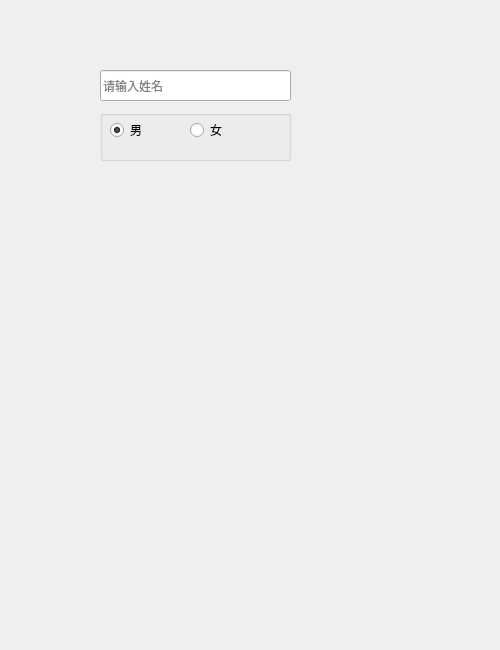
<?xml version="1.0" encoding="UTF-8"?>
<ui version="4.0">
 <class>Dialog</class>
 <widget class="QDialog" name="Dialog">
  <property name="geometry">
   <rect>
    <x>0</x>
    <y>0</y>
    <width>500</width>
    <height>650</height>
   </rect>
  </property>
  <property name="windowTitle">
   <string>学生信息录入与显示</string>
  </property>
  <widget class="QLineEdit" name="m_nameEdit">
   <property name="geometry">
    <rect>
     <x>100</x>
     <y>70</y>
     <width>191</width>
     <height>31</height>
    </rect>
   </property>
   <property name="placeholderText">
    <string>请输入姓名</string>
   </property>
  </widget>
  <widget class="QGroupBox" name="m_genderGroup">
   <property name="geometry">
    <rect>
     <x>100</x>
     <y>110</y>
     <width>191</width>
     <height>51</height>
    </rect>
   </property>
   <property name="title">
    <string/>
   </property>
   <widget class="QRadioButton" name="m_radioMale">
    <property name="geometry">
     <rect>
      <x>10</x>
      <y>10</y>
      <width>61</width>
      <height>20</height>
     </rect>
    </property>
    <property name="text">
     <string>男</string>
    </property>
    <property name="checked">
     <bool>true</bool>
    </property>
   </widget>
   <widget class="QRadioButton" name="m_radioFemale">
    <property name="geometry">
     <rect>
      <x>90</x>
      <y>10</y>
      <width>61</width>
      <height>20</height>
     </rect>
    </property>
    <property name="text">
     <string>女</string>
    </property>
   </widget>
  </widget>
 </widget>
 <resources/>
 <connections>
  <!-- 使用信号槽编辑器建立关联 -->
  <connection>
   <sender>m_addButton</sender>
   <signal>clicked()</signal>
   <receiver>Dialog</receiver>
   <slot>onAddClicked()</slot>
  </connection>
  <connection>
   <sender>m_aboutButton</sender>
   <signal>clicked()</signal>
   <receiver>Dialog</receiver>
   <slot>onAboutClicked()</slot>
  </connection>
 </connections>
 <slots>
  <slot>onAddClicked()</slot>
  <slot>onAboutClicked()</slot>
  <slot>onListDoubleClicked(QListWidgetItem*)</slot>
  <slot>onListFull()</slot>
 </slots>
</ui>
